Frame 1 (no input): blank canvas, image omitted
Frame 60 (the mouse pressed at the canvas centre just before this capture): blank canvas, image omitted
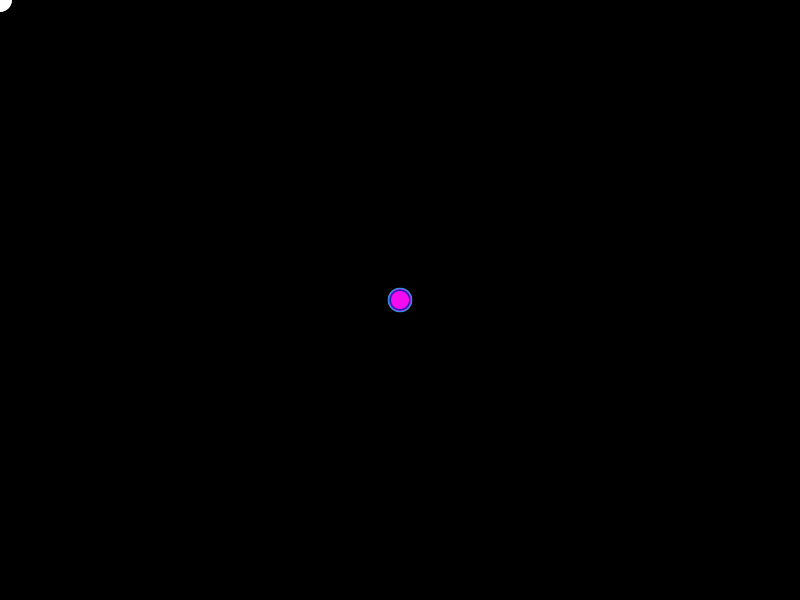
Frame 120 (the mouse held since frame 60 and released just before this capture)

The Processing sketch whose frames 1 and 60 were blank and that drew this single picture after the mouse press (run headless with seeded random() and noise(); from frame 60 on, the mouse is pressed at the canvas centre):

// Processing sketch: processing_78086
// ── processing_78086.pde

void setup()
{
  size(800, 600);
  background (0);
}

void draw()
{
  float a = random(25);
  frameRate(120);
  noStroke();
  ellipse(mouseX, mouseY, a, a);
  if (mousePressed) {
    fill(random(255), random(255), random(255));
  } 
}
